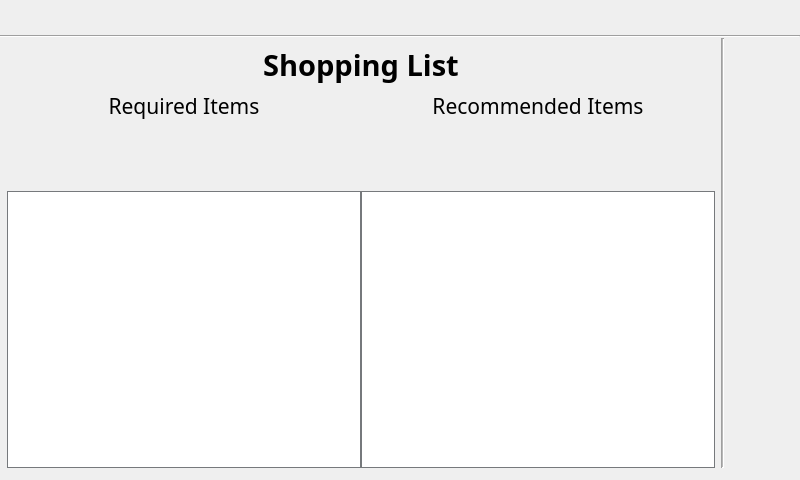
<?xml version="1.0" encoding="UTF-8"?>
<ui version="4.0">
 <class>MainWindow</class>
 <widget class="QWidget" name="MainWindow">
  <property name="windowModality">
   <enum>Qt::NonModal</enum>
  </property>
  <property name="geometry">
   <rect>
    <x>0</x>
    <y>0</y>
    <width>800</width>
    <height>480</height>
   </rect>
  </property>
  <property name="sizePolicy">
   <sizepolicy hsizetype="Maximum" vsizetype="Maximum">
    <horstretch>0</horstretch>
    <verstretch>0</verstretch>
   </sizepolicy>
  </property>
  <property name="font">
   <font>
    <family>Cronus Round</family>
    <pointsize>19</pointsize>
    <weight>75</weight>
    <bold>true</bold>
   </font>
  </property>
  <property name="contextMenuPolicy">
   <enum>Qt::PreventContextMenu</enum>
  </property>
  <property name="windowTitle">
   <string>Smart Shop</string>
  </property>
  <property name="dockNestingEnabled" stdset="0">
   <bool>false</bool>
  </property>
  <property name="unifiedTitleAndToolBarOnMac" stdset="0">
   <bool>false</bool>
  </property>
  <layout class="QGridLayout" name="gridLayout">
   <property name="leftMargin">
    <number>0</number>
   </property>
   <property name="topMargin">
    <number>0</number>
   </property>
   <property name="rightMargin">
    <number>0</number>
   </property>
   <property name="bottomMargin">
    <number>6</number>
   </property>
   <property name="spacing">
    <number>0</number>
   </property>
   <item row="1" column="0">
    <layout class="QGridLayout" name="gridLayout_3">
     <property name="leftMargin">
      <number>7</number>
     </property>
     <property name="rightMargin">
      <number>6</number>
     </property>
     <property name="bottomMargin">
      <number>6</number>
     </property>
     <item row="1" column="0">
      <widget class="QLabel" name="label_3">
       <property name="font">
        <font>
         <family>Cronus Round</family>
         <pointsize>16</pointsize>
         <weight>50</weight>
         <bold>false</bold>
        </font>
       </property>
       <property name="text">
        <string>Required Items</string>
       </property>
       <property name="alignment">
        <set>Qt::AlignCenter</set>
       </property>
      </widget>
     </item>
     <item row="0" column="7" rowspan="5">
      <layout class="QVBoxLayout" name="verticalLayout_4">
       <property name="rightMargin">
        <number>0</number>
       </property>
       <item>
        <spacer name="verticalSpacer">
         <property name="orientation">
          <enum>Qt::Vertical</enum>
         </property>
         <property name="sizeHint" stdset="0">
          <size>
           <width>20</width>
           <height>40</height>
          </size>
         </property>
        </spacer>
       </item>
       <item>
        <widget class="TouchButton" name="checkInOutBtn">
         <property name="minimumSize">
          <size>
           <width>64</width>
           <height>64</height>
          </size>
         </property>
         <property name="maximumSize">
          <size>
           <width>64</width>
           <height>64</height>
          </size>
         </property>
         <property name="styleSheet">
          <string notr="true">background-color: transparent;
border: 0;</string>
         </property>
         <property name="text">
          <string/>
         </property>
         <property name="icon">
          <iconset resource="../Resource_BY.qrc">
           <normaloff>:/Icons/Icons/GreenPlusIcon_Finished.png</normaloff>
           <normalon>:/Icons/Icons/RedMinusIcon_Finished.png</normalon>:/Icons/Icons/GreenPlusIcon_Finished.png</iconset>
         </property>
         <property name="iconSize">
          <size>
           <width>58</width>
           <height>58</height>
          </size>
         </property>
         <property name="checkable">
          <bool>true</bool>
         </property>
        </widget>
       </item>
       <item>
        <spacer name="verticalSpacer_5">
         <property name="orientation">
          <enum>Qt::Vertical</enum>
         </property>
         <property name="sizeHint" stdset="0">
          <size>
           <width>20</width>
           <height>40</height>
          </size>
         </property>
        </spacer>
       </item>
       <item>
        <widget class="TouchButton" name="ManualAddButton">
         <property name="sizePolicy">
          <sizepolicy hsizetype="Fixed" vsizetype="Fixed">
           <horstretch>0</horstretch>
           <verstretch>0</verstretch>
          </sizepolicy>
         </property>
         <property name="minimumSize">
          <size>
           <width>64</width>
           <height>64</height>
          </size>
         </property>
         <property name="maximumSize">
          <size>
           <width>64</width>
           <height>64</height>
          </size>
         </property>
         <property name="styleSheet">
          <string notr="true">background-color: transparent;
border: 0;</string>
         </property>
         <property name="text">
          <string/>
         </property>
         <property name="icon">
          <iconset resource="../Resource_BY.qrc">
           <normaloff>:/Icons/Icons/FingerIcon_Finished.png</normaloff>:/Icons/Icons/FingerIcon_Finished.png</iconset>
         </property>
         <property name="iconSize">
          <size>
           <width>58</width>
           <height>58</height>
          </size>
         </property>
        </widget>
       </item>
       <item>
        <spacer name="verticalSpacer_4">
         <property name="orientation">
          <enum>Qt::Vertical</enum>
         </property>
         <property name="sizeHint" stdset="0">
          <size>
           <width>20</width>
           <height>40</height>
          </size>
         </property>
        </spacer>
       </item>
       <item>
        <widget class="TouchButton" name="PurchaseHistoryButton">
         <property name="sizePolicy">
          <sizepolicy hsizetype="Minimum" vsizetype="Fixed">
           <horstretch>0</horstretch>
           <verstretch>0</verstretch>
          </sizepolicy>
         </property>
         <property name="minimumSize">
          <size>
           <width>64</width>
           <height>64</height>
          </size>
         </property>
         <property name="maximumSize">
          <size>
           <width>64</width>
           <height>64</height>
          </size>
         </property>
         <property name="font">
          <font>
           <family>Cronus Round</family>
           <pointsize>22</pointsize>
          </font>
         </property>
         <property name="styleSheet">
          <string notr="true">background-color: transparent;
border: 0;</string>
         </property>
         <property name="text">
          <string/>
         </property>
         <property name="icon">
          <iconset resource="../Resource_BY.qrc">
           <normaloff>:/Icons/Icons/ShoppingCart2_Finished.png</normaloff>:/Icons/Icons/ShoppingCart2_Finished.png</iconset>
         </property>
         <property name="iconSize">
          <size>
           <width>58</width>
           <height>58</height>
          </size>
         </property>
        </widget>
       </item>
       <item>
        <spacer name="verticalSpacer_2">
         <property name="orientation">
          <enum>Qt::Vertical</enum>
         </property>
         <property name="sizeHint" stdset="0">
          <size>
           <width>20</width>
           <height>40</height>
          </size>
         </property>
        </spacer>
       </item>
       <item>
        <widget class="TouchButton" name="SettingsButton">
         <property name="sizePolicy">
          <sizepolicy hsizetype="Minimum" vsizetype="Fixed">
           <horstretch>0</horstretch>
           <verstretch>0</verstretch>
          </sizepolicy>
         </property>
         <property name="minimumSize">
          <size>
           <width>64</width>
           <height>64</height>
          </size>
         </property>
         <property name="maximumSize">
          <size>
           <width>64</width>
           <height>64</height>
          </size>
         </property>
         <property name="layoutDirection">
          <enum>Qt::LeftToRight</enum>
         </property>
         <property name="styleSheet">
          <string notr="true">background-color: transparent;
border: 0;</string>
         </property>
         <property name="text">
          <string/>
         </property>
         <property name="icon">
          <iconset resource="../Resource_BY.qrc">
           <normaloff>:/Icons/Icons/BlueSettingsIconSOLID_Finished.png</normaloff>:/Icons/Icons/BlueSettingsIconSOLID_Finished.png</iconset>
         </property>
         <property name="iconSize">
          <size>
           <width>58</width>
           <height>58</height>
          </size>
         </property>
        </widget>
       </item>
       <item>
        <spacer name="verticalSpacer_3">
         <property name="orientation">
          <enum>Qt::Vertical</enum>
         </property>
         <property name="sizeHint" stdset="0">
          <size>
           <width>20</width>
           <height>40</height>
          </size>
         </property>
        </spacer>
       </item>
      </layout>
     </item>
     <item row="1" column="1">
      <widget class="QLabel" name="label_4">
       <property name="font">
        <font>
         <family>Cronus Round</family>
         <pointsize>16</pointsize>
         <weight>50</weight>
         <bold>false</bold>
        </font>
       </property>
       <property name="text">
        <string>Recommended Items</string>
       </property>
       <property name="alignment">
        <set>Qt::AlignCenter</set>
       </property>
      </widget>
     </item>
     <item row="0" column="3" rowspan="5">
      <widget class="Line" name="line_2">
       <property name="lineWidth">
        <number>1</number>
       </property>
       <property name="midLineWidth">
        <number>1</number>
       </property>
       <property name="orientation">
        <enum>Qt::Vertical</enum>
       </property>
      </widget>
     </item>
     <item row="0" column="6">
      <spacer name="horizontalSpacer_3">
       <property name="orientation">
        <enum>Qt::Horizontal</enum>
       </property>
       <property name="sizeType">
        <enum>QSizePolicy::Fixed</enum>
       </property>
       <property name="sizeHint" stdset="0">
        <size>
         <width>6</width>
         <height>20</height>
        </size>
       </property>
      </spacer>
     </item>
     <item row="2" column="0">
      <widget class="TouchButton" name="reqItemsRemoveBtn">
       <property name="styleSheet">
        <string notr="true">background-color: transparent;
border: 0;</string>
       </property>
       <property name="text">
        <string/>
       </property>
       <property name="icon">
        <iconset resource="../Resource_BY.qrc">
         <normaloff>:/Icons/Icons/RedMinusIcon_Finished.png</normaloff>:/Icons/Icons/RedMinusIcon_Finished.png</iconset>
       </property>
       <property name="iconSize">
        <size>
         <width>58</width>
         <height>58</height>
        </size>
       </property>
      </widget>
     </item>
     <item row="0" column="2">
      <spacer name="horizontalSpacer_7">
       <property name="orientation">
        <enum>Qt::Horizontal</enum>
       </property>
       <property name="sizeType">
        <enum>QSizePolicy::Fixed</enum>
       </property>
       <property name="sizeHint" stdset="0">
        <size>
         <width>6</width>
         <height>20</height>
        </size>
       </property>
      </spacer>
     </item>
     <item row="0" column="0" colspan="2">
      <widget class="TouchButton" name="printShoppingListButton">
       <property name="minimumSize">
        <size>
         <width>0</width>
         <height>53</height>
        </size>
       </property>
       <property name="maximumSize">
        <size>
         <width>16777215</width>
         <height>16777215</height>
        </size>
       </property>
       <property name="font">
        <font>
         <family>Cronus Round</family>
         <pointsize>22</pointsize>
        </font>
       </property>
       <property name="styleSheet">
        <string notr="true">background-color: transparent;
border: 0;</string>
       </property>
       <property name="text">
        <string>Shopping List</string>
       </property>
       <property name="icon">
        <iconset resource="../Resource_BY.qrc">
         <normaloff>:/Icons/Icons/PrintIcon_Finished.png</normaloff>:/Icons/Icons/PrintIcon_Finished.png</iconset>
       </property>
       <property name="iconSize">
        <size>
         <width>32</width>
         <height>32</height>
        </size>
       </property>
       <property name="checkable">
        <bool>false</bool>
       </property>
      </widget>
     </item>
     <item row="3" column="0">
      <widget class="TouchButton" name="recItemsRemoveBtn">
       <property name="styleSheet">
        <string notr="true">background-color: transparent;
border: 0;</string>
       </property>
       <property name="text">
        <string/>
       </property>
       <property name="icon">
        <iconset resource="../Resource_BY.qrc">
         <normaloff>:/Icons/Icons/RedMinusIcon_Finished.png</normaloff>:/Icons/Icons/RedMinusIcon_Finished.png</iconset>
       </property>
       <property name="iconSize">
        <size>
         <width>58</width>
         <height>58</height>
        </size>
       </property>
      </widget>
     </item>
     <item row="4" column="1">
      <widget class="QTableView" name="recItemsTableView">
       <property name="font">
        <font>
         <pointsize>19</pointsize>
        </font>
       </property>
       <property name="styleSheet">
        <string notr="true">QTableView
{
	border: 1px solid #76797C;
}</string>
       </property>
       <property name="frameShape">
        <enum>QFrame::NoFrame</enum>
       </property>
       <property name="frameShadow">
        <enum>QFrame::Plain</enum>
       </property>
       <property name="horizontalScrollBarPolicy">
        <enum>Qt::ScrollBarAlwaysOff</enum>
       </property>
       <property name="editTriggers">
        <set>QAbstractItemView::NoEditTriggers</set>
       </property>
       <property name="dragEnabled">
        <bool>true</bool>
       </property>
       <property name="dragDropOverwriteMode">
        <bool>false</bool>
       </property>
       <property name="dragDropMode">
        <enum>QAbstractItemView::DragOnly</enum>
       </property>
       <property name="defaultDropAction">
        <enum>Qt::LinkAction</enum>
       </property>
       <property name="alternatingRowColors">
        <bool>true</bool>
       </property>
       <property name="selectionMode">
        <enum>QAbstractItemView::MultiSelection</enum>
       </property>
       <property name="selectionBehavior">
        <enum>QAbstractItemView::SelectRows</enum>
       </property>
       <property name="verticalScrollMode">
        <enum>QAbstractItemView::ScrollPerPixel</enum>
       </property>
       <property name="horizontalScrollMode">
        <enum>QAbstractItemView::ScrollPerPixel</enum>
       </property>
       <property name="showGrid">
        <bool>false</bool>
       </property>
       <property name="sortingEnabled">
        <bool>true</bool>
       </property>
       <attribute name="verticalHeaderVisible">
        <bool>false</bool>
       </attribute>
      </widget>
     </item>
     <item row="4" column="0">
      <widget class="QTableView" name="reqItemsTableView">
       <property name="font">
        <font>
         <pointsize>19</pointsize>
        </font>
       </property>
       <property name="styleSheet">
        <string notr="true">QTableView
{
	border: 1px solid #76797C;
}</string>
       </property>
       <property name="frameShape">
        <enum>QFrame::NoFrame</enum>
       </property>
       <property name="frameShadow">
        <enum>QFrame::Plain</enum>
       </property>
       <property name="verticalScrollBarPolicy">
        <enum>Qt::ScrollBarAsNeeded</enum>
       </property>
       <property name="horizontalScrollBarPolicy">
        <enum>Qt::ScrollBarAlwaysOff</enum>
       </property>
       <property name="editTriggers">
        <set>QAbstractItemView::NoEditTriggers</set>
       </property>
       <property name="dragDropMode">
        <enum>QAbstractItemView::DropOnly</enum>
       </property>
       <property name="defaultDropAction">
        <enum>Qt::MoveAction</enum>
       </property>
       <property name="alternatingRowColors">
        <bool>true</bool>
       </property>
       <property name="selectionMode">
        <enum>QAbstractItemView::MultiSelection</enum>
       </property>
       <property name="selectionBehavior">
        <enum>QAbstractItemView::SelectRows</enum>
       </property>
       <property name="verticalScrollMode">
        <enum>QAbstractItemView::ScrollPerPixel</enum>
       </property>
       <property name="horizontalScrollMode">
        <enum>QAbstractItemView::ScrollPerPixel</enum>
       </property>
       <property name="sortingEnabled">
        <bool>true</bool>
       </property>
       <attribute name="verticalHeaderVisible">
        <bool>false</bool>
       </attribute>
      </widget>
     </item>
    </layout>
   </item>
   <item row="0" column="0">
    <layout class="QGridLayout" name="gridLayout_2">
     <property name="sizeConstraint">
      <enum>QLayout::SetMinimumSize</enum>
     </property>
     <property name="leftMargin">
      <number>0</number>
     </property>
     <property name="topMargin">
      <number>0</number>
     </property>
     <property name="rightMargin">
      <number>0</number>
     </property>
     <property name="horizontalSpacing">
      <number>7</number>
     </property>
     <item row="0" column="2">
      <spacer name="horizontalSpacer_5">
       <property name="orientation">
        <enum>Qt::Horizontal</enum>
       </property>
       <property name="sizeHint" stdset="0">
        <size>
         <width>40</width>
         <height>20</height>
        </size>
       </property>
      </spacer>
     </item>
     <item row="0" column="0">
      <spacer name="horizontalSpacer_4">
       <property name="orientation">
        <enum>Qt::Horizontal</enum>
       </property>
       <property name="sizeHint" stdset="0">
        <size>
         <width>40</width>
         <height>20</height>
        </size>
       </property>
      </spacer>
     </item>
     <item row="1" column="0" colspan="3">
      <widget class="Line" name="line_3">
       <property name="orientation">
        <enum>Qt::Horizontal</enum>
       </property>
      </widget>
     </item>
     <item row="0" column="1">
      <widget class="QPushButton" name="homeBtn">
       <property name="sizePolicy">
        <sizepolicy hsizetype="Fixed" vsizetype="Maximum">
         <horstretch>0</horstretch>
         <verstretch>0</verstretch>
        </sizepolicy>
       </property>
       <property name="styleSheet">
        <string notr="true">background-color: transparent;
border: 0;</string>
       </property>
       <property name="text">
        <string/>
       </property>
       <property name="icon">
        <iconset resource="../Resource_BY.qrc">
         <normaloff>:/Icons/Icons/SSLogo_No_Background.png</normaloff>:/Icons/Icons/SSLogo_No_Background.png</iconset>
       </property>
       <property name="iconSize">
        <size>
         <width>256</width>
         <height>64</height>
        </size>
       </property>
       <property name="checkable">
        <bool>false</bool>
       </property>
       <property name="checked">
        <bool>false</bool>
       </property>
      </widget>
     </item>
    </layout>
   </item>
  </layout>
 </widget>
 <customwidgets>
  <customwidget>
   <class>TouchButton</class>
   <extends>QPushButton</extends>
   <header>Widgets/touchButton.h</header>
  </customwidget>
 </customwidgets>
 <resources>
  <include location="../Resource_BY.qrc"/>
  <include location="../QDarkStylesheet/style.qrc"/>
 </resources>
 <connections/>
</ui>
